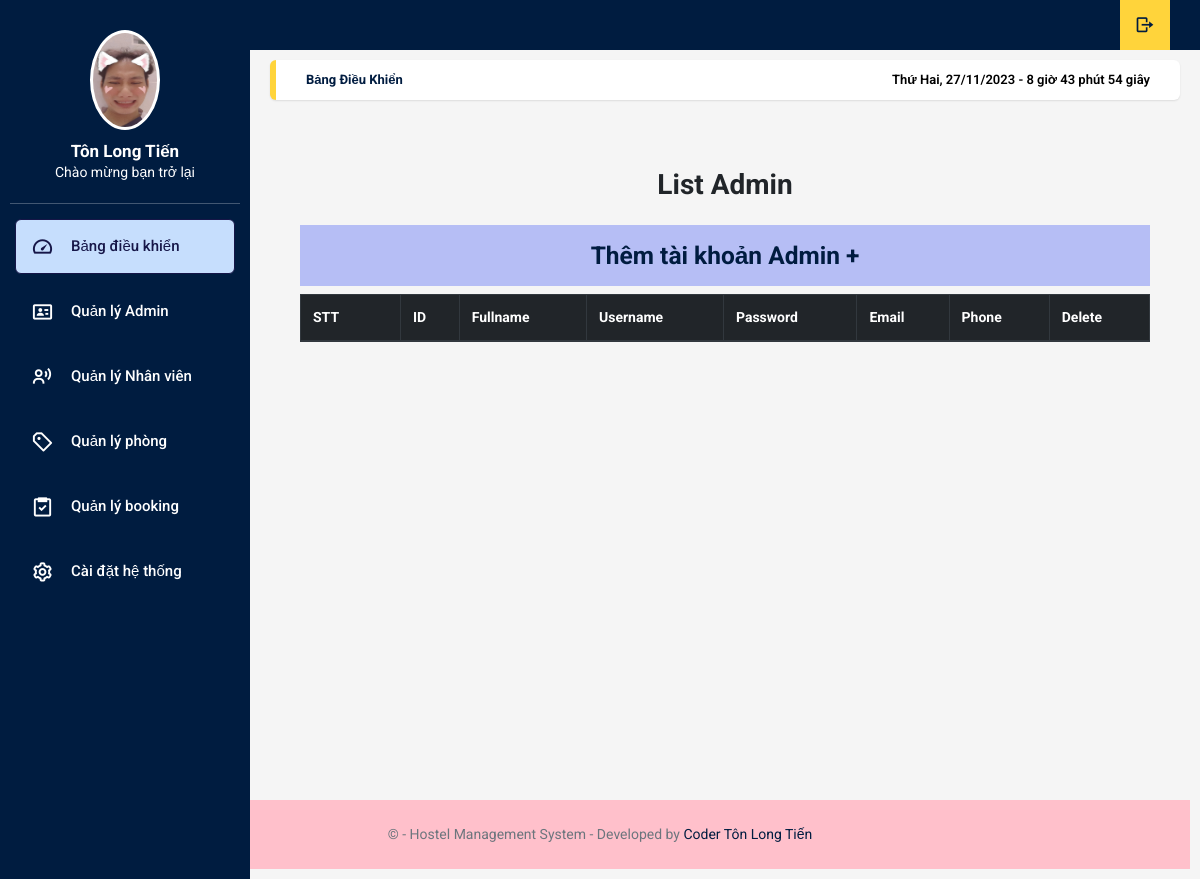
The app's page /admin/index.php?controller=user-admin, older data.
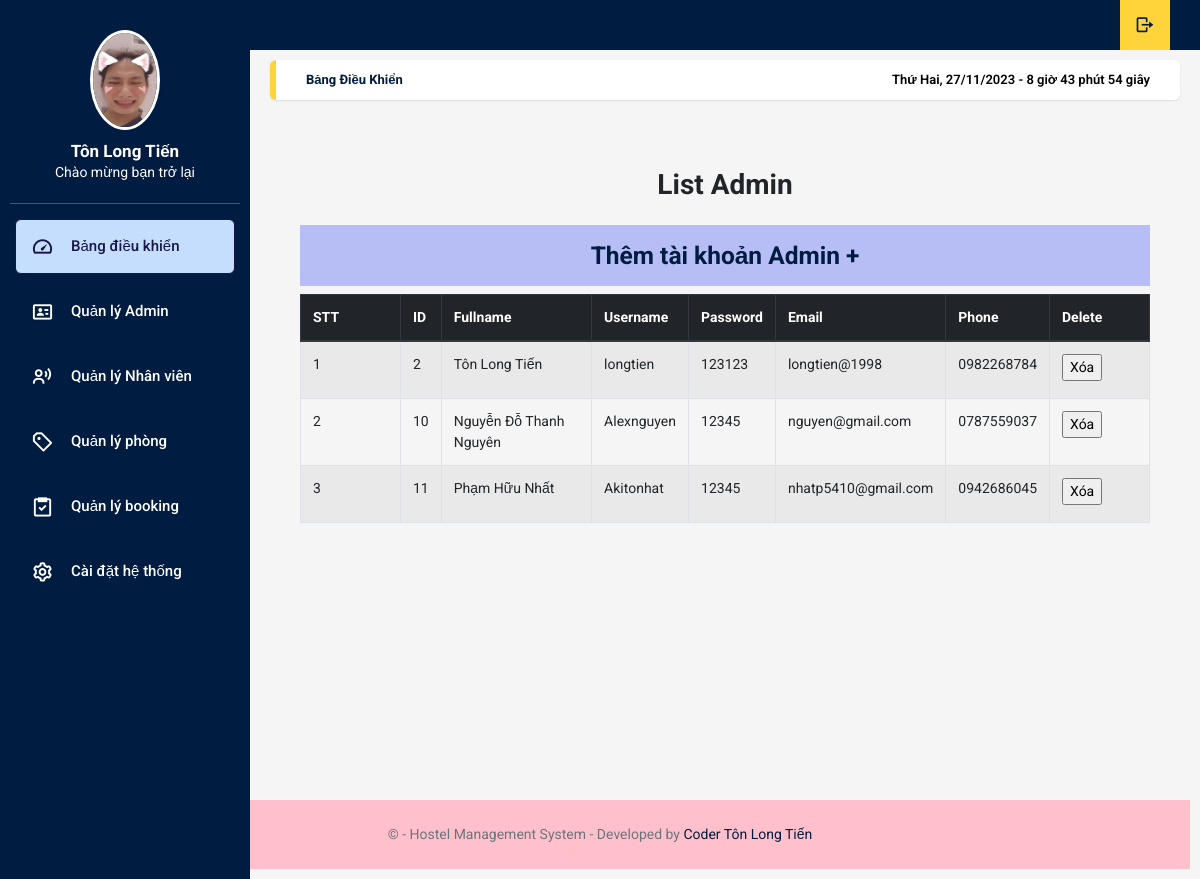
The same page, newer data.
### tables this page shows
CREATE TABLE `useradmin` (
  `id` int(11) NOT NULL,
  `fullname` varchar(100) NOT NULL,
  `username` varchar(50) NOT NULL,
  `password` varchar(50) NOT NULL,
  `email` varchar(100) NOT NULL,
  `phone` varchar(10) NOT NULL,
  `diachi` varchar(250) NOT NULL,
  `macode` int(10) NOT NULL,
  `urlimage` varchar(250) NOT NULL
);

### admin/pages/users-admin/index.php (the view, shortened to what this page needs)
<div class="container-fluid pt-5">
    <div class="text-center mb-4">
        <h2 class="section-title px-5"><span class="px-2">List Admin</span></h2>
    </div>
    <div class="container-fluid">
        <h3 class="bg-info p-3 text-center"><a href="/admin/index.php?controller=user-admin&action=new-admin">Thêm tài khoản Admin +</a></h3>
    </div>
    <div class="container-fluid table-responsive-lg">
        <table class="table table-bordered table-striped table-hover">
            <thead class="thead-dark">
                <tr>
                    <th scope="col" style="width: 100px;">STT</th>
                    <th scope="col">ID</th>
                    <th scope="col">Fullname</th>
                    <th scope="col">Username</th>
                    <th scope="col">Password</th>
                    <th scope="col">Email</th>
                    <th scope="col">Phone</th>
                    <th scope="col">Delete</th>
                </tr>
            </thead>
            <tbody>
                <?php
                $i = "1";
                $conn =  connect_pdo();
                $stmt = $conn->prepare("SELECT * FROM useradmin");
                $stmt->execute();
                foreach ($stmt->fetchAll() as $row) {
                    echo ' <tr>
                                <td>' . $i . '</td>
                                <td>' . $row['id'] . '</td>
                                <td>' . $row['fullname'] . '</td>
                                <td>' . $row['username'] . '</td>
                                <td>' . $row['password'] . '</td>
                                <td>' . $row['email'] . '</td>
                                <td>' . $row['phone'] . '</td>
                                <td style="width: 100px;">
                                    <form action="" method="post">
                                        <input type="hidden" name="id"  value="'.$row['id'].' ">
                                        <input type="submit" name="delete" id="delete" value="Xóa" >
                                    </form>
                                </td>
                            </tr>';
                    $i++;
                }
                ?>
            </tbody>
        </table>
    </div>
</div>

### admin/layouts/header.php (shortened to what this page needs)
<!DOCTYPE html>
<html lang="en">
<head>
  <link rel="stylesheet" type="text/css" href="/public/bootstrap.css">
  <link rel="stylesheet" type="text/css" href="/admin/content-admin/css/main.css">
  <link rel="stylesheet" href="/content/css/login_re.css">
  <link rel="stylesheet" href="https://cdnjs.cloudflare.com/ajax/libs/font-awesome/6.2.0/css/all.min.css">
  <link rel="stylesheet" href="https://cdn.jsdelivr.net/npm/boxicons@latest/css/boxicons.min.css">
  <link rel="stylesheet" href="https://unpkg.com/boxicons@latest/css/boxicons.min.css">
  <link rel="stylesheet" type="text/css" href="https://maxcdn.bootstrapcdn.com/font-awesome/4.7.0/css/font-awesome.min.css">
  <link rel="stylesheet" href="https://use.fontawesome.com/releases/v5.8.2/css/all.css">
  <link rel="stylesheet" href="https://cdnjs.cloudflare.com/ajax/libs/jquery-confirm/3.3.2/jquery-confirm.min.css">
</head>
<body onload="time()" class="app sidebar-mini rtl">
  <header class="app-header">
    <ul class="app-nav">
      <li><a class="app-nav__item" href="/dao/logout.php"><i class='bx bx-log-out bx-rotate-180'></i> </a>
      </li>
    </ul>
  </header>
  <aside class="app-sidebar">
    <div class="app-sidebar__user"><img class="app-sidebar__user-avatar" src="/admin/content-admin/image/giaodien.jpg" width="100px" height="100px"
        alt="User Image">
      <div>
        <p class="app-sidebar__user-name"><b>Tôn Long Tiến</b></p>
        <p class="app-sidebar__user-designation">Chào mừng bạn trở lại</p>
      </div>
    </div>
    <hr>
    <ul class="app-menu">
      <li><a class="app-menu__item active" href="/admin/index.php"><i class='app-menu__icon bx bx-tachometer'></i><span
            class="app-menu__label">Bảng điều khiển</span></a></li>
      <li><a class="app-menu__item " href="/admin/index.php?controller=user-admin"><i class='app-menu__icon bx bx-id-card'></i> <span
            class="app-menu__label">Quản lý Admin</span></a></li>
      <li><a class="app-menu__item" href="/admin/index.php?controller=user-nhanvien"><i class='app-menu__icon bx bx-user-voice'></i><span
            class="app-menu__label">Quản lý Nhân viên</span></a></li>
      <li><a class="app-menu__item" href="table-data-product.html"><i
            class='app-menu__icon bx bx-purchase-tag-alt'></i><span class="app-menu__label">Quản lý phòng</span></a>
      </li>
      <li><a class="app-menu__item" href="table-data-oder.html"><i class='app-menu__icon bx bx-task'></i><span
            class="app-menu__label">Quản lý booking</span></a></li>
      <li><a class="app-menu__item" href="#"><i class='app-menu__icon bx bx-cog'></i><span class="app-menu__label">Cài
            đặt hệ thống</span></a></li>
    </ul>
  </aside>
  <main class="app-content">
    <div class="row">
      <div class="col-md-12">
        <div class="app-title">
          <ul class="app-breadcrumb breadcrumb">
            <li class="breadcrumb-item"><a href="#"><b>Bảng điều khiển</b></a></li>
          </ul>
          <div id="clock"></div>
        </div>
      </div>
    </div>

### admin/index.php (shortened to what this page needs)
<?php
include '../admin/layouts/header.php' ?>
<?php
switch ($_GET["controller"]) {
    case 'user-admin':
        switch ($_GET["action"]) {
            case 'index':
                include './pages/users-admin/index.php';
                break;
        }
        break;
}
?>
<?php include './layouts/footer.php' ?>

### admin/layouts/footer.php (shortened to what this page needs)
    </main>
    <footer class="footer text-center text-muted">&copy; - Hostel Management System - Developed by <a href="">Coder Tôn Long Tiến</a></footer>
</body>
</html>

### content/css/login_re.css (style rules this page uses)
:root { --primary-color: #FFC0CB; --primary-yeloww:#D69C52; }
.footer { width: 100%; background-color: var(--primary-color); padding: 24px 16px; color:rgb(104, 104, 104); }

Row changes from the older to the newer data that the page shows:
added useradmin: id "2", fullname "Tôn Long Tiến", username "longtien", password "123123", email "longtien@1998", phone "0982268784"
added useradmin: id "10", fullname "Nguyễn Đỗ Thanh Nguyên", username "Alexnguyen", password "12345", email "nguyen@gmail.com", phone "0787559037"
added useradmin: id "11", fullname "Phạm Hữu Nhất", username "Akitonhat", password "12345", email "nhatp5410@gmail.com", phone "0942686045"
